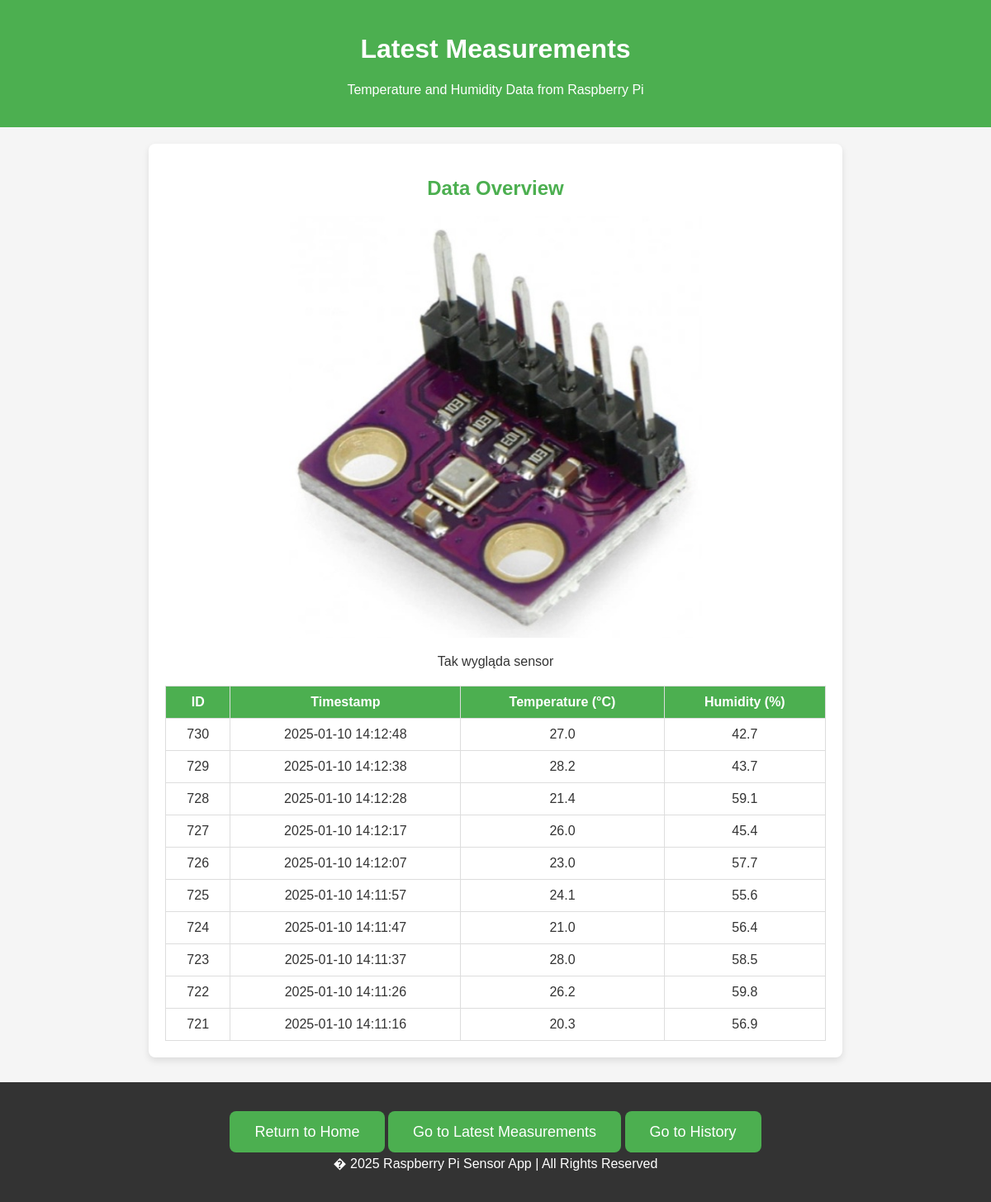
Page /measurements_page on the earlier database version.
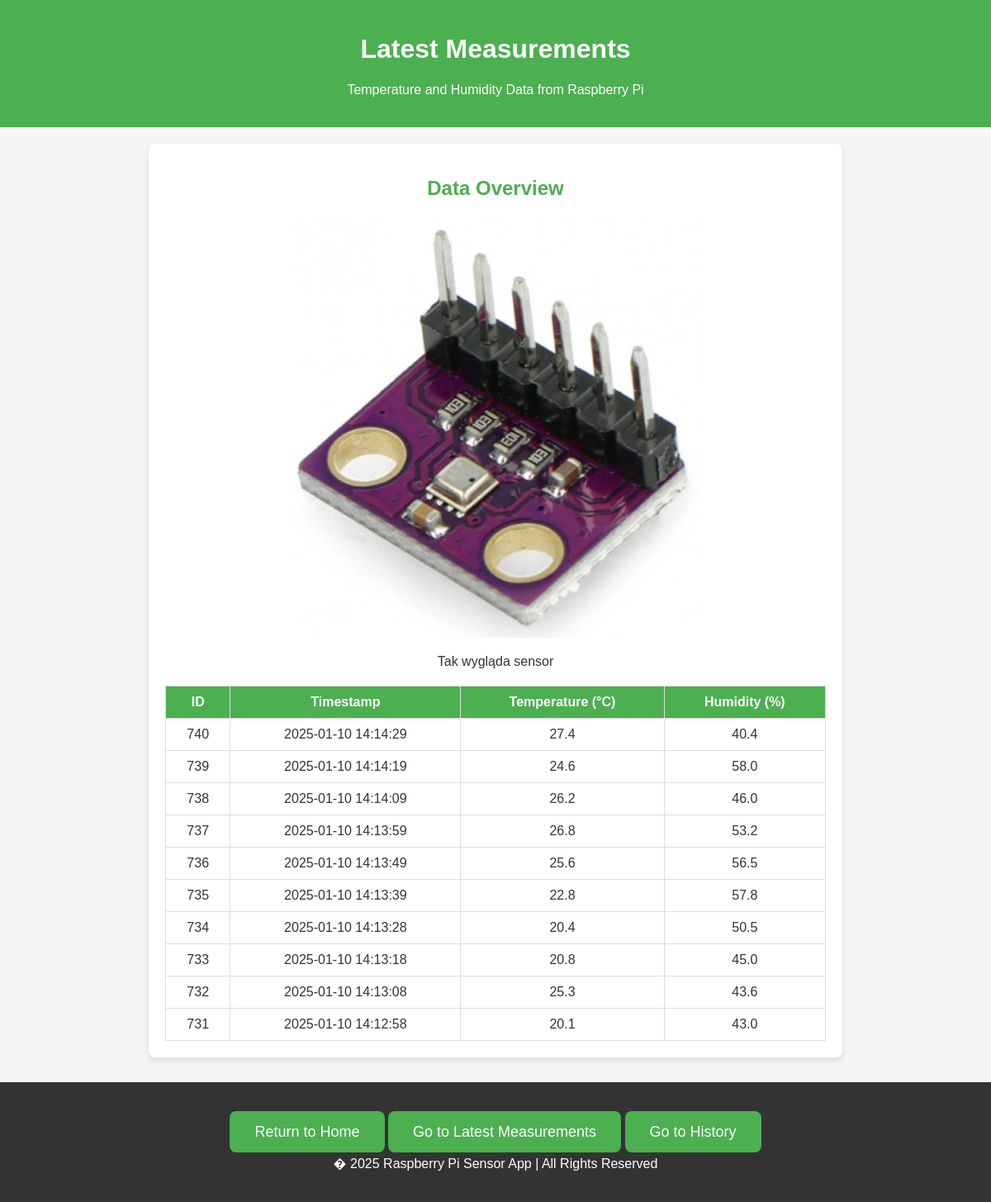
Same page on the later database version.
### tables this page shows
CREATE TABLE weather_control (
            id INTEGER PRIMARY KEY AUTOINCREMENT,
            timestamp DATETIME DEFAULT CURRENT_TIMESTAMP,
            temperature REAL,
            humidity REAL
        );

### app.py (the view)
@app.route('/measurements_page')
def measurements_page():
    conn = sqlite3.connect(DB_PATH)
    cursor = conn.cursor()
    cursor.execute("SELECT * FROM weather_control ORDER BY timestamp DESC LIMIT 10")
    measurements = cursor.fetchall()
    conn.close()
    return render_template('measurements.html', measurements=measurements)

### templates/measurements.html (shortened to what this page needs)
<!DOCTYPE html>
<html lang="en">
<head>
    <link rel="stylesheet" href="static/css/index.css">
</head>
<body>
    <header>
        <h1 class="welcome-msg">Latest Measurements</h1>
        <p>Temperature and Humidity Data from Raspberry Pi</p>
    </header>
    <div class="container">
        <h2>Data Overview</h2>
        <div class="image-container">
            <img src="static/images/weather.jpg" alt="Weather detector" class="resized-image">
            <p>Tak wygląda sensor</p>
        </div>
        <table>
            <thead>
                <tr>
                    <th>ID</th>
                    <th>Timestamp</th>
                    <th>Temperature (&deg;C)</th>
                    <th>Humidity (%)</th>
                </tr>
            </thead>
            <tbody>
                {% for measurement in measurements %}
                    <tr>
                        <td>{{ measurement[0] }}</td>
                        <td>{{ measurement[1] }}</td>
                        <td>{{ measurement[2] }}</td>
                        <td>{{ measurement[3] }}</td>
                    </tr>
                {% endfor %}
            </tbody>
        </table>
    </div>
    <footer>
        <div class="cta">
            <a href="/" class="button">Return to Home</a>
            <a href="/measurements_page" class="button">Go to Latest Measurements</a>
            <a href="/history_page" class="button">Go to History</a>
        </div>
        <p>� 2025 Raspberry Pi Sensor App | All Rights Reserved</p>
    </footer>
</body>
</html>

Differences in the rows shown:
no longer on this page (row unchanged): weather_control: id "730", timestamp "2025-01-10 14:12:48", temperature "27.0", humidity "42.7"
no longer on this page (row unchanged): weather_control: id "729", timestamp "2025-01-10 14:12:38", temperature "28.2", humidity "43.7"
no longer on this page (row unchanged): weather_control: id "728", timestamp "2025-01-10 14:12:28", temperature "21.4", humidity "59.1"
no longer on this page (row unchanged): weather_control: id "727", timestamp "2025-01-10 14:12:17", temperature "26.0", humidity "45.4"
no longer on this page (row unchanged): weather_control: id "726", timestamp "2025-01-10 14:12:07", temperature "23.0", humidity "57.7"
no longer on this page (row unchanged): weather_control: id "725", timestamp "2025-01-10 14:11:57", temperature "24.1", humidity "55.6"
no longer on this page (row unchanged): weather_control: id "724", timestamp "2025-01-10 14:11:47", temperature "21.0", humidity "56.4"
no longer on this page (row unchanged): weather_control: id "723", timestamp "2025-01-10 14:11:37", temperature "28.0", humidity "58.5"
no longer on this page (row unchanged): weather_control: id "722", timestamp "2025-01-10 14:11:26", temperature "26.2", humidity "59.8"
no longer on this page (row unchanged): weather_control: id "721", timestamp "2025-01-10 14:11:16", temperature "20.3", humidity "56.9"
added weather_control: id "740", timestamp "2025-01-10 14:14:29", temperature "27.4", humidity "40.4"
added weather_control: id "739", timestamp "2025-01-10 14:14:19", temperature "24.6", humidity "58.0"
added weather_control: id "738", timestamp "2025-01-10 14:14:09", temperature "26.2", humidity "46.0"
added weather_control: id "737", timestamp "2025-01-10 14:13:59", temperature "26.8", humidity "53.2"
added weather_control: id "736", timestamp "2025-01-10 14:13:49", temperature "25.6", humidity "56.5"
added weather_control: id "735", timestamp "2025-01-10 14:13:39", temperature "22.8", humidity "57.8"
added weather_control: id "734", timestamp "2025-01-10 14:13:28", temperature "20.4", humidity "50.5"
added weather_control: id "733", timestamp "2025-01-10 14:13:18", temperature "20.8", humidity "45.0"
added weather_control: id "732", timestamp "2025-01-10 14:13:08", temperature "25.3", humidity "43.6"
added weather_control: id "731", timestamp "2025-01-10 14:12:58", temperature "20.1", humidity "43.0"
